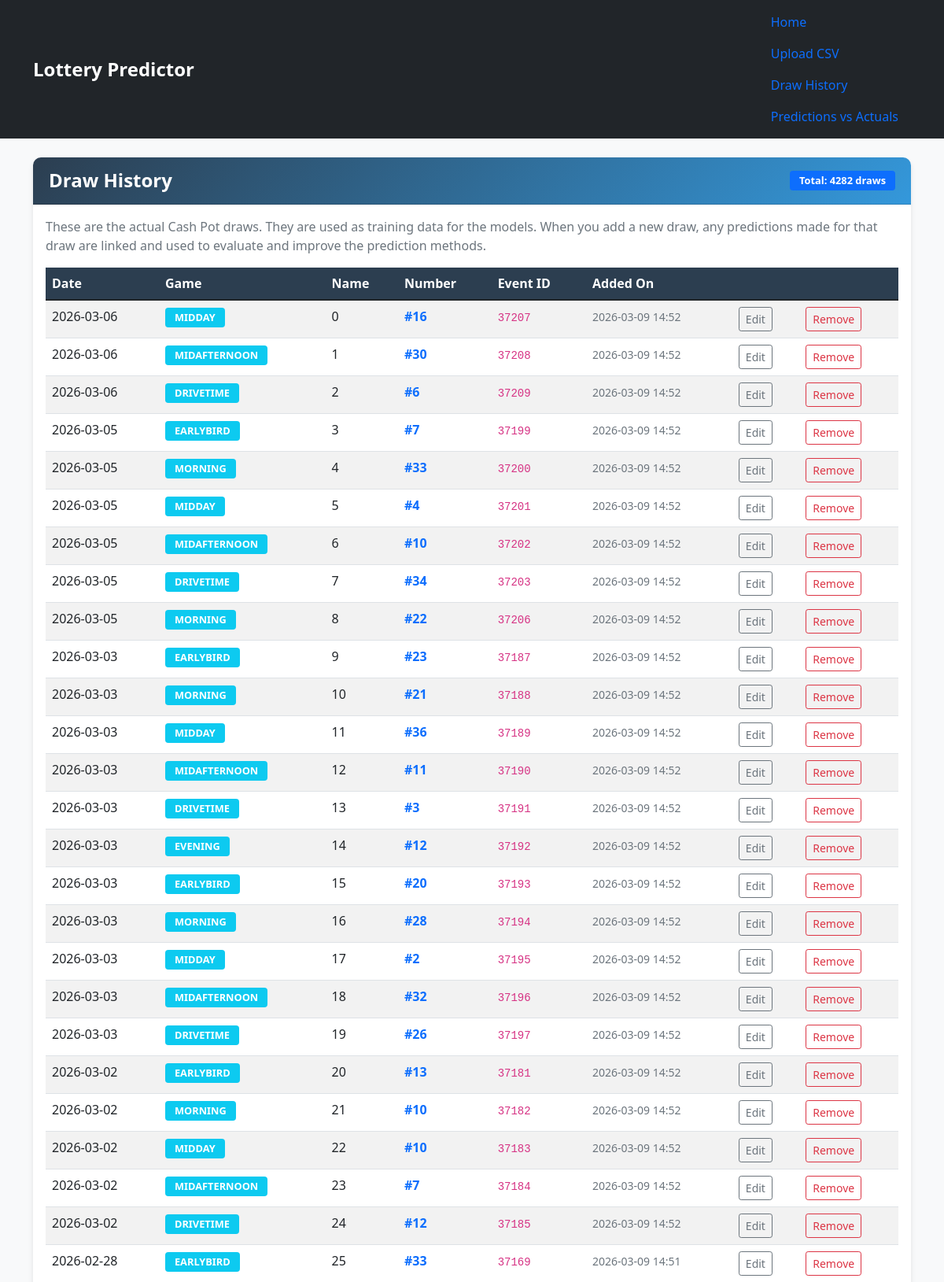
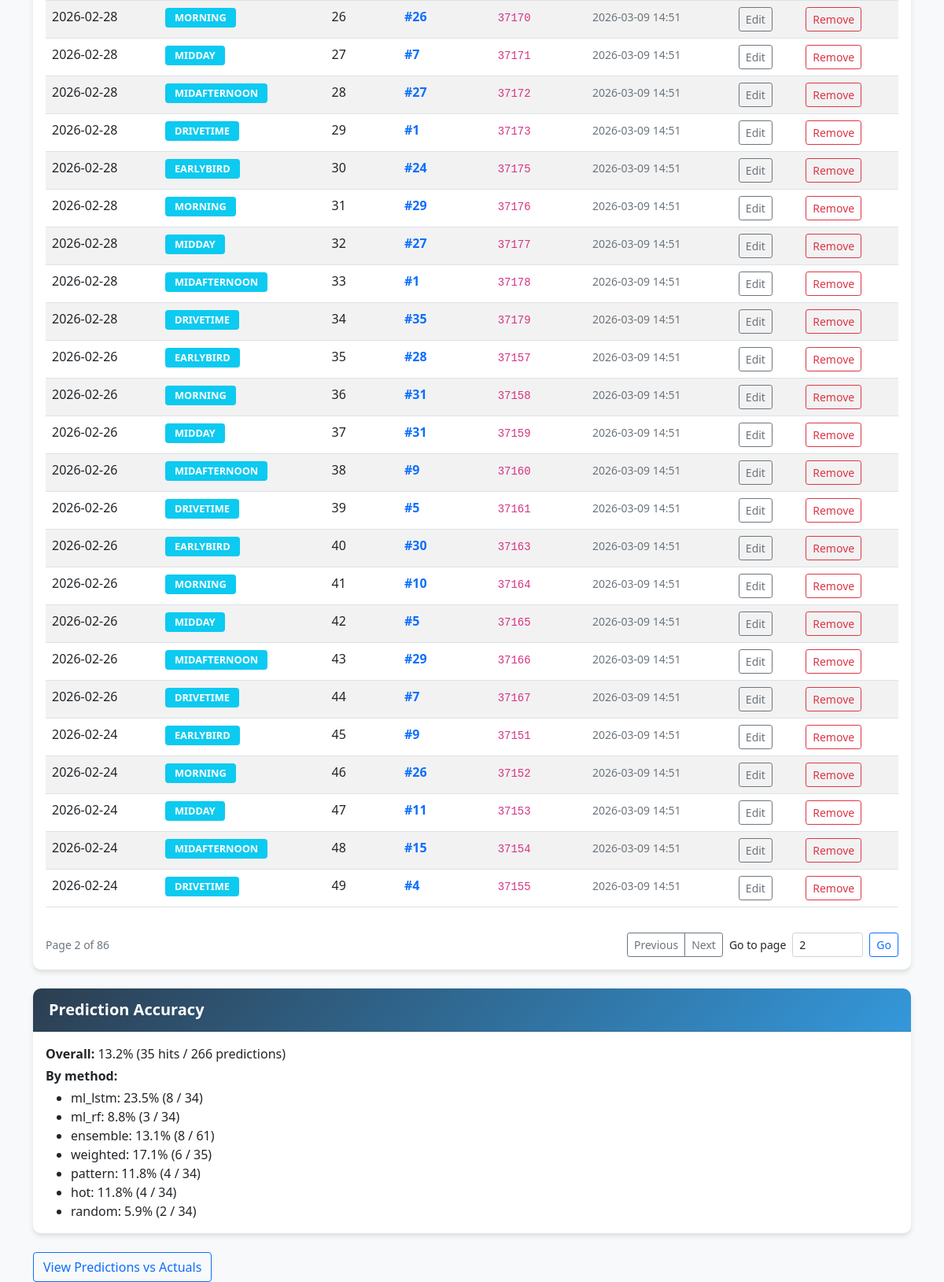
/history?page=2&per_page=50, run on the app's committed database (2 pictures, top to bottom).
### tables this page shows
CREATE TABLE predictions
                    (id INTEGER PRIMARY KEY AUTOINCREMENT,
                    predicted_numbers TEXT NOT NULL,
                    method TEXT NOT NULL,
                    created_at TIMESTAMP DEFAULT CURRENT_TIMESTAMP, target_draw_at TEXT, actual_draw_id INTEGER REFERENCES draws(id), confidence REAL, method_breakdown_json TEXT, requested_method TEXT);

### app.py (the view)
@app.route('/history')
def history():
    page = request.args.get('page', default=1, type=int)
    per_page = request.args.get('per_page', default=50, type=int)
    if per_page not in (25, 50, 100):
        per_page = 50
    if page < 1:
        page = 1
    draws, total_draws = db.get_draws_page(page=page, per_page=per_page)
    total_pages = max(1, (total_draws + per_page - 1) // per_page)
    if page > total_pages:
        page = total_pages
        draws, total_draws = db.get_draws_page(page=page, per_page=per_page)
    accuracy_summary = db.get_prediction_accuracy_summary()
    return render_template(
        'history.html',
        draws=draws,
        total_draws=total_draws,
        page=page,
        per_page=per_page,
        total_pages=total_pages,
        accuracy_summary=accuracy_summary,
    )

### models.py (called while the page is built)
    def get_draws_page(self, page=1, per_page=50):
        try:
            page = max(1, int(page))
            per_page = max(1, int(per_page))
        except (TypeError, ValueError):
            page, per_page = 1, 50
        offset = (page - 1) * per_page
        conn = sqlite3.connect(self.db_path)
        count_row = pd.read_sql('SELECT COUNT(*) AS total FROM draws', conn)
        total = int(count_row.iloc[0]['total']) if not count_row.empty else 0
        df = pd.read_sql(
            'SELECT * FROM draws ORDER BY date DESC LIMIT ? OFFSET ?',
            conn,
            params=(per_page, offset),
        )
        conn.close()
        return df, total

### templates/history.html (shortened to what this page needs)
{% extends "base.html" %}
{% block content %}
<div class="card">
    <div class="card-header d-flex justify-content-between align-items-center">
        <h4>Draw History</h4>
        <span class="badge bg-primary">Total: {{ total_draws if total_draws is defined else (draws|length) }} draws</span>
    </div>
    <div class="card-body">
        {% if draws is defined and not draws.empty %}
        <p class="text-muted">
            These are the actual Cash Pot draws. They are used as training data for the models.
            When you add a new draw, any predictions made for that draw are linked and used
            to evaluate and improve the prediction methods.
        </p>
        <div class="table-responsive">
            <table class="table table-striped table-hover">
                <thead class="table-dark">
                    <tr>
                        <th>Date</th>
                        <th>Game</th>
                        <th>Name</th>
                        <th>Number</th>
                        <th>Event ID</th>
                        <th>Added On</th>
                        <th></th>
                        <th></th>
                    </tr>
                </thead>
                <tbody>
                    {% for _, draw in draws.iterrows() %}
                    <tr>
                        <td>{{ draw.date }}</td>
                        <td><span class="badge bg-info">{{ draw.game }}</span></td>
                        <td>{{ draw.name }}</td>
                        <td><strong class="text-primary">#{{ draw.numbers|int }}</strong></td>
                        <td><code>{{ draw.event }}</code></td>
                        <td><small class="text-muted">{{ draw.created_at[:16] }}</small></td>
                        <td>
                            <button type="button" class="btn btn-outline-secondary btn-sm edit-draw-btn"
                                    data-draw-id="{{ draw.id }}"
                                    data-draw-number="{{ draw.numbers|int }}"
                                    data-draw-date="{{ draw.date }}"
                                    data-draw-game="{{ draw.game }}"
                                    data-bs-toggle="modal"
                                    data-bs-target="#editDrawModal">Edit</button>
                        </td>
                        <td>
                            <form method="POST" action="/delete_draw" onsubmit="return confirm('Remove this draw?');">
                                <button type="submit" class="btn btn-outline-danger btn-sm">Remove</button>
                            </form>
                        </td>
                    </tr>
                    {% endfor %}
                </tbody>
            </table>
        </div>
        <div class="d-flex justify-content-between align-items-center mt-3 flex-wrap gap-2">
            <small class="text-muted">Page {{ page }} of {{ total_pages }}</small>
            <div class="d-flex align-items-center gap-2 flex-wrap">
                <div class="btn-group" role="group" aria-label="Draw history pagination">
                    <a class="btn btn-outline-secondary btn-sm {% if page <= 1 %}disabled{% endif %}"
                       href="{{ url_for('history', page=page-1, per_page=per_page) }}">Previous</a>
                    <a class="btn btn-outline-secondary btn-sm {% if page >= total_pages %}disabled{% endif %}"
                       href="{{ url_for('history', page=page+1, per_page=per_page) }}">Next</a>
                </div>
                <form method="GET" action="{{ url_for('history') }}" class="d-flex align-items-center gap-2">
                    <label for="history-page-jump" class="form-label mb-0"><small>Go to page</small></label>
                    <input id="history-page-jump"
                           name="page"
                           type="number"
                           min="1"
                           max="{{ total_pages }}"
                           value="{{ page }}"
                           class="form-control form-control-sm"
                           style="width: 90px;">
                    <button type="submit" class="btn btn-outline-primary btn-sm">Go</button>
                </form>
            </div>
        </div>
        {% else %}
        <div class="text-center py-4">
            <h5>No draw history available</h5>
            <p class="text-muted">Upload some CSV data to get started!</p>
            <a href="{{ url_for('upload_csv') }}" class="btn btn-primary">Upload Data</a>
        </div>
        {% endif %}
    </div>
</div>
{% if accuracy_summary and accuracy_summary.total_predictions %}
<div class="card mt-4">
    <div class="card-header">
        <h5>Prediction Accuracy</h5>
    </div>
    <div class="card-body">
        <p class="mb-1">
            <strong>Overall:</strong>
            {% if accuracy_summary.overall_hit_rate is not none %}
                {{ (accuracy_summary.overall_hit_rate * 100) | round(1) }}%
                ({{ accuracy_summary.total_hits }} hits /
                 {{ accuracy_summary.total_predictions }} predictions)
            {% else %}
                Not enough linked predictions yet.
            {% endif %}
        </p>
        {% if accuracy_summary.per_method %}
        <p class="mb-1"><strong>By method:</strong></p>
        <ul class="mb-0">
            {% for method, m in accuracy_summary.per_method.items() %}
            <li>
                {{ method }}:
                {% if m.hit_rate is not none %}
                    {{ (m.hit_rate * 100) | round(1) }}%
                    ({{ m.hits }} / {{ m.total }})
                {% else %}
                    Not enough data yet.
                {% endif %}
            </li>
            {% endfor %}
        </ul>
        {% endif %}
    </div>
</div>
{% endif %}
<div class="mt-4">
    <a href="{{ url_for('prediction_history_page') }}" class="btn btn-outline-primary">View Predictions vs Actuals</a>
</div>
{% endblock %}

### static/style.css (style rules this page uses)
:root { --primary-color: #2c3e50; --secondary-color: #3498db; --accent-color: #e74c3c; --success-color: #27ae60; }
body { background-color: #f8f9fa; font-family: 'Segoe UI', Tahoma, Geneva, Verdana, sans-serif; }
.card { box-shadow: 0 4px 6px rgba(0, 0, 0, 0.1); border: none; border-radius: 10px; margin-bottom: 20px; }
.card-header { background: linear-gradient(135deg, var(--primary-color), var(--secondary-color)); color: white; border-radius: 10px 10px 0 0 !important; padding: 15px 20px; }
.card-header h4, .card-header h5 { margin: 0; font-weight: 600; }
.table th { background-color: var(--primary-color); color: white; font-weight: 600; }
.badge { font-size: 0.8rem; padding: 6px 12px; }

### data on the page
predictions: method "ml_lstm", hit_rate "23.5", hits "8", total "34"
predictions: method "ml_rf", hit_rate "8.8", hits "3", total "34"
predictions: method "ensemble", hit_rate "13.1", hits "8", total "61"
predictions: method "weighted", hit_rate "17.1", hits "6", total "35"
predictions: method "pattern", hit_rate "11.8", hits "4", total "34"
predictions: method "hot", hit_rate "11.8", hits "4", total "34"
predictions: method "random", hit_rate "5.9", hits "2", total "34"

### other printed values
{{ total_draws if total_draws is defined else (draws|length) }} "4282"
{{ draw.date }} "2026-03-06" "2026-03-06" "2026-03-06" "2026-03-05" "2026-03-05" "2026-03-05" "2026-03-05" "2026-03-05" "2026-03-05" "2026-03-03" "2026-03-03" "2026-03-03" "2026-03-03" "2026-03-03" "2026-03-03" "2026-03-03" "2026-03-03" "2026-03-03" "2026-03-03" "2026-03-03" "2026-03-02" "2026-03-02" "2026-03-02" "2026-03-02" "2026-03-02" "2026-02-28" "2026-02-28" "2026-02-28" "2026-02-28" "2026-02-28" "2026-02-28" "2026-02-28" "2026-02-28" "2026-02-28" "2026-02-28" "2026-02-26" "2026-02-26" "2026-02-26" "2026-02-26" "2026-02-26" "2026-02-26" "2026-02-26" "2026-02-26" "2026-02-26" "2026-02-26" "2026-02-24" "2026-02-24" "2026-02-24" "2026-02-24" "2026-02-24"
{{ draw.game }} "MIDDAY" "MIDAFTERNOON" "DRIVETIME" "EARLYBIRD" "MORNING" "MIDDAY" "MIDAFTERNOON" "DRIVETIME" "MORNING" "EARLYBIRD" "MORNING" "MIDDAY" "MIDAFTERNOON" "DRIVETIME" "EVENING" "EARLYBIRD" "MORNING" "MIDDAY" "MIDAFTERNOON" "DRIVETIME" "EARLYBIRD" "MORNING" "MIDDAY" "MIDAFTERNOON" "DRIVETIME" "EARLYBIRD" "MORNING" "MIDDAY" "MIDAFTERNOON" "DRIVETIME" "EARLYBIRD" "MORNING" "MIDDAY" "MIDAFTERNOON" "DRIVETIME" "EARLYBIRD" "MORNING" "MIDDAY" "MIDAFTERNOON" "DRIVETIME" "EARLYBIRD" "MORNING" "MIDDAY" "MIDAFTERNOON" "DRIVETIME" "EARLYBIRD" "MORNING" "MIDDAY" "MIDAFTERNOON" "DRIVETIME"
{{ draw.name }} "0" "1" "2" "3" "4" "5" "6" "7" "8" "9" "10" "11" "12" "13" "14" "15" "16" "17" "18" "19" "20" "21" "22" "23" "24" "25" "26" "27" "28" "29" "30" "31" "32" "33" "34" "35" "36" "37" "38" "39" "40" "41" "42" "43" "44" "45" "46" "47" "48" "49"
{{ draw.numbers|int }} "16" "30" "6" "7" "33" "4" "10" "34" "22" "23" "21" "36" "11" "3" "12" "20" "28" "2" "32" "26" "13" "10" "10" "7" "12" "33" "26" "7" "27" "1" "24" "29" "27" "1" "35" "28" "31" "31" "9" "5" "30" "10" "5" "29" "7" "9" "26" "11" "15" "4"
{{ draw.event }} "37207" "37208" "37209" "37199" "37200" "37201" "37202" "37203" "37206" "37187" "37188" "37189" "37190" "37191" "37192" "37193" "37194" "37195" "37196" "37197" "37181" "37182" "37183" "37184" "37185" "37169" "37170" "37171" "37172" "37173" "37175" "37176" "37177" "37178" "37179" "37157" "37158" "37159" "37160" "37161" "37163" "37164" "37165" "37166" "37167" "37151" "37152" "37153" "37154" "37155"
{{ draw.created_at[:16] }} "2026-03-09 14:52" "2026-03-09 14:52" "2026-03-09 14:52" "2026-03-09 14:52" "2026-03-09 14:52" "2026-03-09 14:52" "2026-03-09 14:52" "2026-03-09 14:52" "2026-03-09 14:52" "2026-03-09 14:52" "2026-03-09 14:52" "2026-03-09 14:52" "2026-03-09 14:52" "2026-03-09 14:52" "2026-03-09 14:52" "2026-03-09 14:52" "2026-03-09 14:52" "2026-03-09 14:52" "2026-03-09 14:52" "2026-03-09 14:52" "2026-03-09 14:52" "2026-03-09 14:52" "2026-03-09 14:52" "2026-03-09 14:52" "2026-03-09 14:52" "2026-03-09 14:51" "2026-03-09 14:51" "2026-03-09 14:51" "2026-03-09 14:51" "2026-03-09 14:51" "2026-03-09 14:51" "2026-03-09 14:51" "2026-03-09 14:51" "2026-03-09 14:51" "2026-03-09 14:51" "2026-03-09 14:51" "2026-03-09 14:51" "2026-03-09 14:51" "2026-03-09 14:51" "2026-03-09 14:51" "2026-03-09 14:51" "2026-03-09 14:51" "2026-03-09 14:51" "2026-03-09 14:51" "2026-03-09 14:51" "2026-03-09 14:51" "2026-03-09 14:51" "2026-03-09 14:51" "2026-03-09 14:51" "2026-03-09 14:51"
{{ page }} "2"
{{ total_pages }} "86"
{{ (accuracy_summary.overall_hit_rate * 100) | round(1) }} "13.2"
{{ accuracy_summary.total_hits }} "35"
{{ accuracy_summary.total_predictions }} "266"
